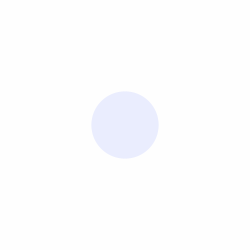
Frame 1 (no input)
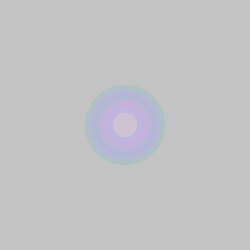
Frame 60 (the mouse pressed at the canvas centre just before this capture)
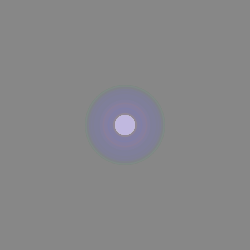
Frame 120 (the mouse held since frame 60 and released just before this capture)

The Processing sketch that drew these frames (run headless with seeded random() and noise(); from frame 60 on, the mouse is pressed at the canvas centre):

// Processing sketch: processing_104407
// ── processing_104407.pde

/*Given random code updated to transparant black background*/
int counter;

void setup() {  //setup function called initially, only once
  size(250, 250);
  background(255);  //set background white
  colorMode(HSB);   //set colors to Hue, Saturation, Brightness mode
  counter = 0;
}

void draw() {  //draw function loops 
  counter++;
  noStroke();
  
  fill(0,0,0,1);
  rect(0,0,width,height);
  
  fill(random(255),100,255,50);
  
  if(mousePressed == true) { //add some interaction
    ellipse(mouseX, mouseY, 20, 20);
  }
  else {
    ellipse(width/2, height/2, 80*sin(counter), 80*sin(counter));
  }
}
